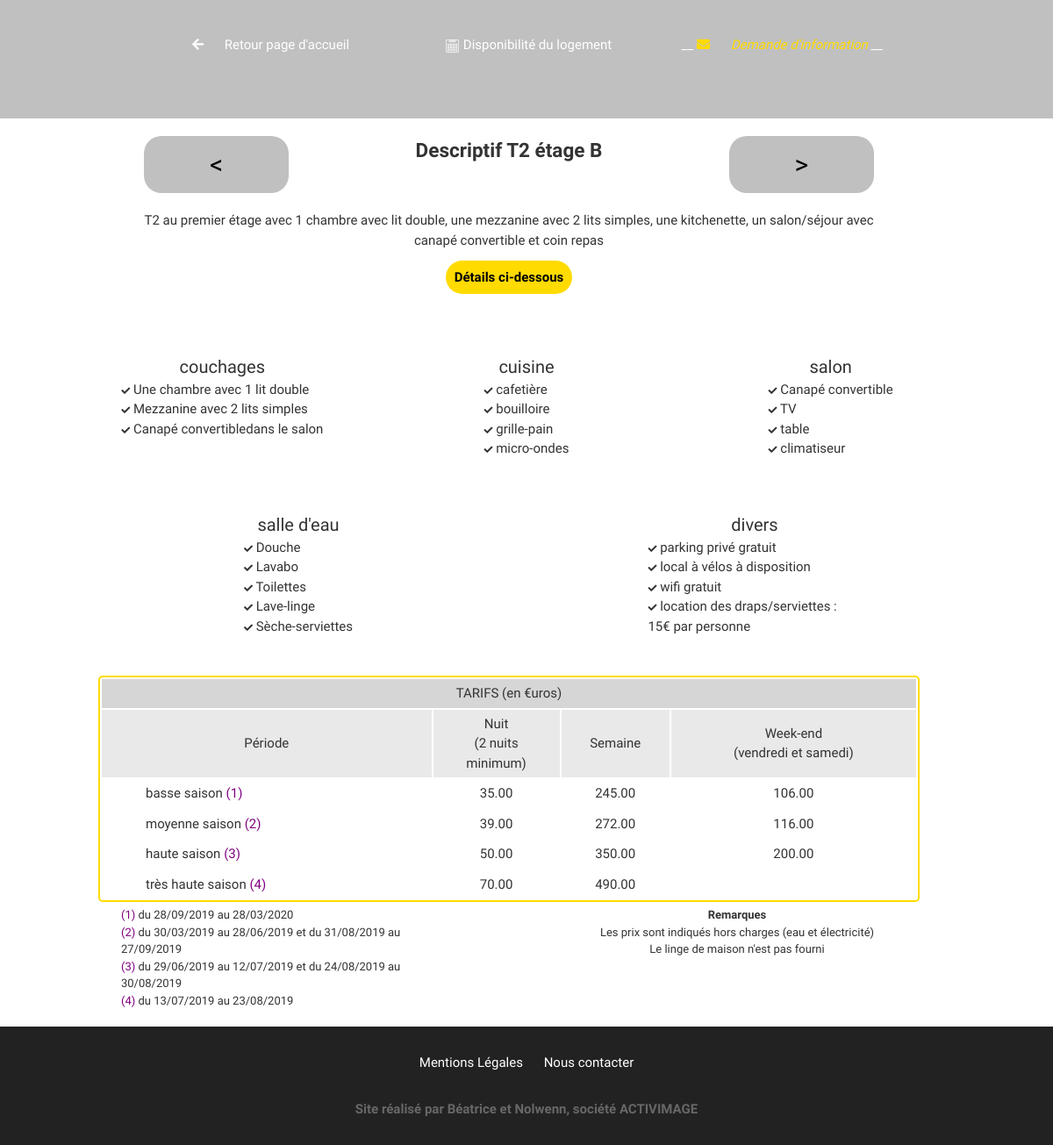
Screenshot of /controler/fiche.php?id=B with the database file from the repository.
### tables this page shows
CREATE TABLE IF NOT EXISTS `logement` (
  `id` char(1) NOT NULL COMMENT 'Identifiant logement',
  `id_type_logement` int(2) NOT NULL COMMENT 'identifiant type de logement',
  `surface_utile` decimal(5,2) DEFAULT NULL COMMENT 'Surface utile',
  `surface_habitable` decimal(5,2) DEFAULT NULL COMMENT 'Surface habitable',
  `capacite` tinyint(2) DEFAULT NULL COMMENT 'Capacité d''accueil en nombre de personnes',
  `commentaire` varchar(1000) DEFAULT NULL COMMENT 'Commentaire',
  `vignette1` varchar(150) NOT NULL,
  `vignette2` varchar(150) NOT NULL,
  `nblit1` int(2) NOT NULL,
  `nblit2` int(2) NOT NULL,
  PRIMARY KEY (`id`)
);

CREATE TABLE IF NOT EXISTS `typelogement` (
  `id` int(11) NOT NULL AUTO_INCREMENT COMMENT 'identifiant type logement',
  `libelle` varchar(255) NOT NULL COMMENT 'Libellé type de logement',
  PRIMARY KEY (`id`)
);

CREATE TABLE IF NOT EXISTS `logementdetail` (
  `id_logement` char(1) NOT NULL COMMENT 'Identifiant logement',
  `id_type_desc` char(50) NOT NULL COMMENT 'Type de description',
  `rang` int(4) NOT NULL COMMENT 'Rang pour affichage',
  `infos` varchar(256) NOT NULL,
  PRIMARY KEY (`id_logement`,`id_type_desc`(10)) USING BTREE
);

### controler/fiche.php (called while the page is built, shortened)
<?php
include_once 'modele/ondinesLogement.php';
$id = $_GET['id'];
$initliste = ['A','B','C','D','E','F','G','H','I','J'];
if ( isset($_SESSION['datdeb']) && isset($_SESSION['datfin'])) {
	$datdeb = $_SESSION['datdeb'];
	$datfin = $_SESSION['datfin'];
  $prix = calculTarifSejour($id,DateTime::createFromFormat('d-m-Y', $datdeb), DateTime::createFromFormat('d-m-Y', $datfin));
  $liste = ( isset($_SESSION['listOk']) ) ? $_SESSION['listOk'] : $initliste;
} else {
  $liste = $initliste;
}
$iid = array_search($id, $liste);
$idsuiv = ( $iid == count($liste)-1 ) ? $liste[0] : $liste[$iid + 1];
$idprec = ( $iid == 0) ? $liste[count($liste)-1] : $liste[$iid - 1];
$fichelogement = selLogementParId($id);
$fichetarif = recupTarif($id);
$ficheperiode = recupPeriode();
include 'vues/fiche.phtml.php';
?>

### modele/ondinesLogement.php (called while the page is built, shortened)
<?php
function selLogementParId($id) {
	$db = connexion();
	$infoLogement = [];
	$select = 'SELECT *
					FROM logement as l
					JOIN typelogement as t
					ON l.id_type_logement = t.id
               where l.id = :id';
	$statement = $db->prepare($select);
	$statement->bindValue(':id', $id);
	$statement->execute();
	$infoLogement['infos'] = $statement->fetch(\PDO::FETCH_ASSOC);
	$select = 'SELECT *
					FROM logementdetail
               WHERE id_logement = :id
               ORDER BY rang';
	$statement = $db->prepare($select);
	$statement->bindValue(':id', $id);
	$statement->execute();
	$infoLogement['detail'] = $statement->fetchAll(\PDO::FETCH_ASSOC);
	return $infoLogement;
}
function recupTarif($id) {
	$db = connexion();
	$select = 'SELECT t.id_periode, p.libelle, t.tarif_jour, t.tarif_semaine,(t.tarif_vs*2) as tarif_vs
					FROM tarif as t
					JOIN periode as p
					ON t.id_periode = p.id
                    where t.id_logement = :id GROUP BY t.id_periode';
	$statement = $db->prepare($select);
	$statement->bindValue(':id', $id);
	$statement->execute();
	$infoTarif = $statement->fetchAll(\PDO::FETCH_ASSOC);
	return $infoTarif;
}
function recupPeriode() {
	$db = connexion();
	$select = 'SELECT id, libelle FROM periode';
	$statement = $db->prepare($select);
	$statement->execute();
	$periodes = $statement->fetchAll(\PDO::FETCH_ASSOC);
	foreach ($periodes as $id => $periode) {
		$select = 'SELECT date_format(datedebut,"%d/%m/%Y") as datedebut,
						  date_format(datefin,"%d/%m/%Y") as datefin
					FROM dateperiode
                    where id_periode = "' . $periode['id'] .'"';
		$statement = $db->prepare($select);
		$statement->execute();
		$datperiodes = $statement->fetchAll(\PDO::FETCH_ASSOC);
		$periodes[$id]['date'] = $datperiodes;
	}
	return $periodes;
}
?>

### vues/fiche.phtml.php (the view, shortened to what this page needs)
<?php include 'head.phtml.php'; ?>
	<link rel="stylesheet" type="text/css" href="vues/css/fiche.css">
</head>
<body>
	<header id="imgfond">
		<nav id="menu">
			<ul class="flex">
				<li>
					<a href="index.php?page=accueil" id="finfiche" class="pointer"><i class="fa fa-arrow-left picto" aria-hidden="true"></i> Retour page d'accueil</a>
				</li>
				<li id="liendispo">
					<a class="dispo pointer" href=<?='"index.php?page=dispo&id='.$id.'"'?>><img src="vues/img/pictos/calendar-page-with-many-squares.svg" class="picto" alt="picto planning"/><p>Disponibilité du logement</p></a>
				</li>
				<li>
					<a href=<?='"mailto:?to=beatrice@activimage.net&subject=Demande%20d\'information%20pour%20le%20logement%20'.$id.'%20(Dates%20non%20précisées&body=votre%20message%20:"'?>><i class="fa fa-envelope picto" aria-hidden="true"></i> Demande d'information
					</a>
				</li>
			</ul>
		</nav>
	</header>
	<main class="container">
		<div id="titre1" class="flex">
			<?php if ( $id != $idsuiv ) : ?>
				<a class="fiche pointer flex1" href=<?='"routeur.php?page=fiche&id='.$idprec.'"'?>>&lt;</a>
			<?php endif; ?>
			<h2 class="fiche flex4">Descriptif <?=$fichelogement['infos']['libelle']." ".$id?> </h2>
			<?php if ( $id != $idsuiv ) : ?>
				<a class="fiche pointer flex1" href=<?='"routeur.php?page=fiche&id='.$idsuiv.'"'?>>&gt;</a>
			<?php endif; ?>
		</div>
		<section id="fichelogement">
			<div id="titre2">
				<p><?=$fichelogement['infos']['commentaire']?></p>
				<a href="#detail" class="lien">Détails ci-dessous</a>
			</div>
			<section class="diaporama">
				<ul class="flex posrelative diapo" data-id="0">
				</ul>
			</section>
			<section id="detail">
				<div class="flex">
					<?php foreach ($fichelogement['detail']  as $infodetail) : ?>
					<div class="info flex">
						<ul class="alignegauche">
							<li><?=$infodetail['id_type_desc']?></li>
							<?php $infos = explode(";" , $infodetail['infos']); ?>
							<?php foreach ($infos as $info) : ?>
								<li>
									<p><i class="fa fa-check" aria-hidden="true"></i><?=' '.$info?></p>
								</li>
							<?php endforeach; ?>
						</ul>
					</div>
					<?php endforeach; ?>
				</div>
			</section>
		</section>
		<section class="container-tarif flex">
			<table id="tabtarif">
				<thead>
					<tr>
						<th colspan="4">TARIFS (en €uros) </th>
					</tr>
				</thead>
				<tbody>
					<tr>
						<td>Période</td>
						<td>Nuit <br>(2 nuits<br>minimum)</td>
						<td>Semaine</td>
						<td>Week-end <br>(vendredi et samedi)</td>
					</tr>
					<?php foreach ($fichetarif as $tarif) : ?>
						<tr>
							<td class="alignegauche"><?=$tarif['libelle'].'<span class="purple"> ('.$tarif['id_periode'].')</span>'?></td>
							<td><?=$tarif['tarif_jour']?></td>
							<td><?=$tarif['tarif_semaine']?></td>
							<td><?=$tarif['tarif_vs']?></td>
						</tr>
					<?php endforeach; ?>
				</tbody>
			</table>
			<section id="tabperiode">
				<ul>
					<?php foreach ($ficheperiode as $periode) : ?>
						<li class="alignegauche">
							<?php
								$texte = '<span class="purple"> ('.$periode['id'].')  </span>';
								foreach ($periode['date'] as $i=>$date) {
									$texte.= ($i > 0) ? '   et   ' : '';
									$texte.= " du ".$date['datedebut']." au ".$date['datefin'];
								}
								print_r('<p>'.$texte.'</p>');
							?>
						</li>
					<?php endforeach; ?>
				</ul>
			</section>
			<section id="remarques">
				<h4>Remarques</h4>
				<p>Les prix sont indiqués hors charges (eau et électricité)</p>
				<p>Le linge de maison n'est pas fourni</p>
			</section>
		</section>
	</main>
	<?php include 'footermini.phtml.php';?>
	</body>
</html>

### vues/css/ondines.css (style rules this page uses)
* { box-sizing: border-box; margin: 0; padding: 0; }
html { font-size : 46.8%; margin : 0 auto; font-family:'Sniglet', sans-serif; line-height: 1.5; }
body { font-size : 1.5rem; text-align : center; color : #333; box-sizing: border-box; background-color: white; }
main { padding-right : 4rem; margin : 2rem auto; }
.flex { display : flex; flex-direction: row; justify-content: space-between; flex-wrap: wrap; align-items: center; }
.flex1 { flex :1; }
.flex4 { flex :4; }
.alignegauche { text-align: left; }
.posrelative { position: relative; }
.pointer { cursor:pointer; }
a.lien, .alien { background: rgb(255,219,0); color : black; border : none; font-weight: bold; font-size : 1.5rem ; border-radius: 3rem; padding : 1rem; }
.purple { color : purple; }
a { color : white; text-decoration: none; }
.pageactive { color : rgb(255,219,0); font-style: italic; }
ul { list-style-type: none; padding-left: 0; margin : 0; }
h1, h2 { margin-bottom: 2rem; }
nav { width : 75%; margin: 2rem auto; padding-bottom: 3rem; }
nav a { font-size: 1.5rem; padding : 10px; color : white; width : 15%; }
.diaporama { width:90%; margin: 0 auto; }
.diaporama ul { padding-bottom: 2rem; }
@media only screen and (min-width: 760px ) { html { font-size : 56.25%; line-height: 1.5; } }
@media only screen and (min-width: 760px ) { nav ul.flex { flex-wrap: nowrap; } }
@media only screen and (min-width: 1025px ) { html { font-size : 62.5%; line-height: 1.5; } }
@media only screen and (min-width: 1025px ) { .pageactive::after, .pageactive::before { content: " __ "; color : white; } }

### vues/css/fiche.css (style rules this page uses)
* { box-sizing: border-box; }
.container { max-width: 1100px; background-color: white; margin: 2rem auto; }
.flex { align-items: flex-start; }
i.fa-check { font-size: 1rem; }
header { text-align : center; background-color: silver; padding : 2rem; }
nav a img { font-size: 1.5rem; padding : 5px; color : white; }
nav ul li a .picto { margin-right: 2rem; }
li#liendispo { vertical-align: top; }
li#liendispo img, li#liendispo p { display: inline-block; margin : 0; vertical-align: top; }
#fichelogement>div { width: 80%; margin: 0 auto; }
div#titre1 { max-width : 95%; margin: 0 auto; }
div#titre1 a.fiche { padding: 1rem 2rem; background-color: silver; color: black; font-size: 3rem; width : 10%; border-radius: 2rem; }
div#titre1 h2.fiche { width: 50% }
div#titre2 p { margin : 2rem 0; }
section#fichelogement>div { margin-bottom: 1.5rem; }
div.info ul li:first-child { text-align: center; font-size: 2rem; padding-top: 2rem; }
section#detail div.flex { justify-content: space-around; }
.container-tarif { margin : 2rem 0; justify-content: flex-end; }
table#tabtarif, section#tabperiode, section#remarques { width: 90%; margin : 0.5rem auto; }
table#tabtarif { border : 2px solid rgb(255,219,0); border-radius: 5px; }
table#tabtarif th { background-color : rgba(211,211,211,0.8); font-weight: normal; padding: 0.5rem 0; }
table#tabtarif td { padding: 5px 2px; text-align: center; }
table#tabtarif tr:first-child { background-color : rgba(211,211,211,0.5); }
table#tabtarif tr:nth-child(n+2) td:nth-child(1) { padding-left: 2rem; text-align: left; }
section#tabperiode, section#remarques { width : 35%; margin : 0 auto; }
@media only screen and (min-width: 760px ) { .container { width: 90%; } }
@media only screen and (min-width: 760px ) { nav li { width : 33%; } }
@media only screen and (min-width: 760px ) { div#titre1 { max-width : 80%; margin: 0 auto; } }
@media only screen and (min-width: 760px ) { section.diaporama { width:60%; margin : 0 auto; } }
@media only screen and (min-width: 760px ) { div.info li { padding-left: 4rem; } }
@media only screen and (min-width: 760px ) { section#tabperiode, section#remarques { width : 35%; margin : 0 auto; font-size: 1.3rem; } }
@media only screen and (min-width: 760px ) { table#tabtarif tr:nth-child(n+2) td:nth-child(1) { padding-left: 5rem; } }
@media only screen and (min-width: 1025px ) { section#detail div.info { width : 33%; padding: 2rem 3rem; } }
@media only screen and (min-width: 1025px ) { section.diaporama { width:75%; margin: 0 auto; } }

### rows the page displays
logement: typelogement.libelle "T2 étage", commentaire "T2 au premier étage avec 1 chambre avec lit double, une mezzanine avec 2 lits simples, une kitchenette, un salon/séjour avec canapé convertible et coin repas"
logementdetail: id_type_desc "couchages", infos "Une chambre avec 1 lit double", infos "Mezzanine avec 2 lits simples", infos "Canapé convertibledans le salon"
logementdetail: id_type_desc "cuisine", infos "cafetière", infos "bouilloire", infos "grille-pain", infos "micro-ondes"
logementdetail: id_type_desc "salon", infos "Canapé convertible", infos "TV", infos "table", infos "climatiseur"
logementdetail: id_type_desc "salle d'eau", infos "Douche", infos "Lavabo", infos "Toilettes", infos "Lave-linge", infos "Sèche-serviettes"
logementdetail: id_type_desc "divers", infos "parking privé gratuit", infos "local à vélos à disposition", infos "wifi gratuit", infos "location des draps/serviettes : 15€ par personne"

### other values shown
$id "B"
$tarif['libelle'] "basse saison"
$tarif['id_periode'] "1"
$tarif['tarif_jour'] "35.00"
$tarif['tarif_semaine'] "245.00"
$tarif['tarif_vs'] "106.00"
$tarif['libelle'] "moyenne saison"
$tarif['id_periode'] "2"
$tarif['tarif_jour'] "39.00"
$tarif['tarif_semaine'] "272.00"
$tarif['tarif_vs'] "116.00"
$tarif['libelle'] "haute saison"
$tarif['id_periode'] "3"
$tarif['tarif_jour'] "50.00"
$tarif['tarif_semaine'] "350.00"
